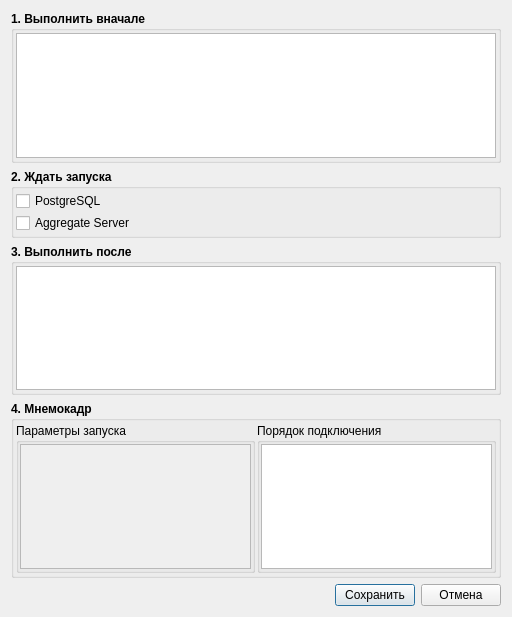
<?xml version="1.0" encoding="UTF-8"?>
<ui version="4.0">
 <class>EditAutorunWindow</class>
 <widget class="QDialog" name="EditAutorunWindow">
  <property name="geometry">
   <rect>
    <x>0</x>
    <y>0</y>
    <width>512</width>
    <height>617</height>
   </rect>
  </property>
  <property name="windowTitle">
   <string>Dialog</string>
  </property>
  <layout class="QVBoxLayout" name="verticalLayout_6">
   <item>
    <widget class="QGroupBox" name="gbStart_3">
     <property name="font">
      <font>
       <weight>75</weight>
       <bold>true</bold>
      </font>
     </property>
     <property name="title">
      <string>1. Выполнить вначале</string>
     </property>
     <layout class="QVBoxLayout" name="verticalLayout_5">
      <property name="spacing">
       <number>2</number>
      </property>
      <property name="leftMargin">
       <number>2</number>
      </property>
      <property name="topMargin">
       <number>2</number>
      </property>
      <property name="rightMargin">
       <number>2</number>
      </property>
      <property name="bottomMargin">
       <number>2</number>
      </property>
      <item>
       <widget class="QTextEdit" name="textExecuteBefore">
        <property name="font">
         <font>
          <weight>50</weight>
          <bold>false</bold>
         </font>
        </property>
        <property name="lineWrapMode">
         <enum>QTextEdit::NoWrap</enum>
        </property>
        <property name="html">
         <string>&lt;!DOCTYPE HTML PUBLIC &quot;-//W3C//DTD HTML 4.0//EN&quot; &quot;http://www.w3.org/TR/REC-html40/strict.dtd&quot;&gt;
&lt;html&gt;&lt;head&gt;&lt;meta name=&quot;qrichtext&quot; content=&quot;1&quot; /&gt;&lt;style type=&quot;text/css&quot;&gt;
p, li { white-space: pre-wrap; }
&lt;/style&gt;&lt;/head&gt;&lt;body style=&quot; font-family:'Sans Serif'; font-size:9pt; font-weight:400; font-style:normal;&quot;&gt;
&lt;p style=&quot;-qt-paragraph-type:empty; margin-top:0px; margin-bottom:0px; margin-left:0px; margin-right:0px; -qt-block-indent:0; text-indent:0px;&quot;&gt;&lt;br /&gt;&lt;/p&gt;&lt;/body&gt;&lt;/html&gt;</string>
        </property>
       </widget>
      </item>
     </layout>
    </widget>
   </item>
   <item>
    <widget class="QGroupBox" name="gbWait">
     <property name="font">
      <font>
       <weight>75</weight>
       <bold>true</bold>
      </font>
     </property>
     <property name="title">
      <string>2. Ждать запуска</string>
     </property>
     <layout class="QVBoxLayout" name="verticalLayout">
      <property name="spacing">
       <number>2</number>
      </property>
      <property name="leftMargin">
       <number>2</number>
      </property>
      <property name="topMargin">
       <number>2</number>
      </property>
      <property name="rightMargin">
       <number>2</number>
      </property>
      <property name="bottomMargin">
       <number>2</number>
      </property>
      <item>
       <layout class="QHBoxLayout" name="horizontalLayout_4">
        <item>
         <widget class="QCheckBox" name="checkWaitPostgres">
          <property name="minimumSize">
           <size>
            <width>150</width>
            <height>0</height>
           </size>
          </property>
          <property name="font">
           <font>
            <weight>50</weight>
            <bold>false</bold>
           </font>
          </property>
          <property name="text">
           <string>PostgreSQL</string>
          </property>
         </widget>
        </item>
       </layout>
      </item>
      <item>
       <layout class="QHBoxLayout" name="horizontalLayout_5">
        <item>
         <widget class="QCheckBox" name="checkWaitAggregate">
          <property name="minimumSize">
           <size>
            <width>150</width>
            <height>0</height>
           </size>
          </property>
          <property name="font">
           <font>
            <weight>50</weight>
            <bold>false</bold>
           </font>
          </property>
          <property name="text">
           <string>Aggregate Server</string>
          </property>
         </widget>
        </item>
       </layout>
      </item>
     </layout>
    </widget>
   </item>
   <item>
    <widget class="QGroupBox" name="gbStart">
     <property name="font">
      <font>
       <weight>75</weight>
       <bold>true</bold>
      </font>
     </property>
     <property name="title">
      <string>3. Выполнить после</string>
     </property>
     <layout class="QVBoxLayout" name="verticalLayout_3">
      <property name="spacing">
       <number>2</number>
      </property>
      <property name="leftMargin">
       <number>2</number>
      </property>
      <property name="topMargin">
       <number>2</number>
      </property>
      <property name="rightMargin">
       <number>2</number>
      </property>
      <property name="bottomMargin">
       <number>2</number>
      </property>
      <item>
       <widget class="QTextEdit" name="textExecuteAfter">
        <property name="font">
         <font>
          <weight>50</weight>
          <bold>false</bold>
         </font>
        </property>
        <property name="lineWrapMode">
         <enum>QTextEdit::NoWrap</enum>
        </property>
        <property name="html">
         <string>&lt;!DOCTYPE HTML PUBLIC &quot;-//W3C//DTD HTML 4.0//EN&quot; &quot;http://www.w3.org/TR/REC-html40/strict.dtd&quot;&gt;
&lt;html&gt;&lt;head&gt;&lt;meta name=&quot;qrichtext&quot; content=&quot;1&quot; /&gt;&lt;style type=&quot;text/css&quot;&gt;
p, li { white-space: pre-wrap; }
&lt;/style&gt;&lt;/head&gt;&lt;body style=&quot; font-family:'Sans Serif'; font-size:9pt; font-weight:400; font-style:normal;&quot;&gt;
&lt;p style=&quot;-qt-paragraph-type:empty; margin-top:0px; margin-bottom:0px; margin-left:0px; margin-right:0px; -qt-block-indent:0; text-indent:0px;&quot;&gt;&lt;br /&gt;&lt;/p&gt;&lt;/body&gt;&lt;/html&gt;</string>
        </property>
       </widget>
      </item>
     </layout>
    </widget>
   </item>
   <item>
    <widget class="QGroupBox" name="gbStart_2">
     <property name="font">
      <font>
       <weight>75</weight>
       <bold>true</bold>
      </font>
     </property>
     <property name="title">
      <string>4. Мнемокадр</string>
     </property>
     <layout class="QHBoxLayout" name="horizontalLayout">
      <property name="spacing">
       <number>2</number>
      </property>
      <property name="leftMargin">
       <number>2</number>
      </property>
      <property name="topMargin">
       <number>2</number>
      </property>
      <property name="rightMargin">
       <number>2</number>
      </property>
      <property name="bottomMargin">
       <number>2</number>
      </property>
      <item>
       <widget class="QGroupBox" name="groupBox_2">
        <property name="font">
         <font>
          <weight>50</weight>
          <bold>false</bold>
         </font>
        </property>
        <property name="title">
         <string>Параметры запуска</string>
        </property>
        <layout class="QVBoxLayout" name="verticalLayout_4">
         <property name="spacing">
          <number>1</number>
         </property>
         <property name="leftMargin">
          <number>1</number>
         </property>
         <property name="topMargin">
          <number>1</number>
         </property>
         <property name="rightMargin">
          <number>1</number>
         </property>
         <property name="bottomMargin">
          <number>1</number>
         </property>
         <item>
          <widget class="QTextEdit" name="textAggParams">
           <property name="enabled">
            <bool>false</bool>
           </property>
           <property name="font">
            <font>
             <weight>50</weight>
             <bold>false</bold>
            </font>
           </property>
           <property name="lineWrapMode">
            <enum>QTextEdit::NoWrap</enum>
           </property>
           <property name="html">
            <string>&lt;!DOCTYPE HTML PUBLIC &quot;-//W3C//DTD HTML 4.0//EN&quot; &quot;http://www.w3.org/TR/REC-html40/strict.dtd&quot;&gt;
&lt;html&gt;&lt;head&gt;&lt;meta name=&quot;qrichtext&quot; content=&quot;1&quot; /&gt;&lt;style type=&quot;text/css&quot;&gt;
p, li { white-space: pre-wrap; }
&lt;/style&gt;&lt;/head&gt;&lt;body style=&quot; font-family:'Sans Serif'; font-size:9pt; font-weight:400; font-style:normal;&quot;&gt;
&lt;p style=&quot;-qt-paragraph-type:empty; margin-top:0px; margin-bottom:0px; margin-left:0px; margin-right:0px; -qt-block-indent:0; text-indent:0px;&quot;&gt;&lt;br /&gt;&lt;/p&gt;&lt;/body&gt;&lt;/html&gt;</string>
           </property>
          </widget>
         </item>
        </layout>
       </widget>
      </item>
      <item>
       <widget class="QGroupBox" name="groupBox">
        <property name="font">
         <font>
          <weight>50</weight>
          <bold>false</bold>
         </font>
        </property>
        <property name="title">
         <string>Порядок подключения</string>
        </property>
        <layout class="QVBoxLayout" name="verticalLayout_2">
         <property name="spacing">
          <number>1</number>
         </property>
         <property name="leftMargin">
          <number>1</number>
         </property>
         <property name="topMargin">
          <number>1</number>
         </property>
         <property name="rightMargin">
          <number>1</number>
         </property>
         <property name="bottomMargin">
          <number>1</number>
         </property>
         <item>
          <widget class="QTextEdit" name="textAggOrder">
           <property name="font">
            <font>
             <weight>50</weight>
             <bold>false</bold>
            </font>
           </property>
           <property name="lineWrapMode">
            <enum>QTextEdit::NoWrap</enum>
           </property>
           <property name="html">
            <string>&lt;!DOCTYPE HTML PUBLIC &quot;-//W3C//DTD HTML 4.0//EN&quot; &quot;http://www.w3.org/TR/REC-html40/strict.dtd&quot;&gt;
&lt;html&gt;&lt;head&gt;&lt;meta name=&quot;qrichtext&quot; content=&quot;1&quot; /&gt;&lt;style type=&quot;text/css&quot;&gt;
p, li { white-space: pre-wrap; }
&lt;/style&gt;&lt;/head&gt;&lt;body style=&quot; font-family:'Sans Serif'; font-size:9pt; font-weight:400; font-style:normal;&quot;&gt;
&lt;p style=&quot;-qt-paragraph-type:empty; margin-top:0px; margin-bottom:0px; margin-left:0px; margin-right:0px; -qt-block-indent:0; text-indent:0px;&quot;&gt;&lt;br /&gt;&lt;/p&gt;&lt;/body&gt;&lt;/html&gt;</string>
           </property>
          </widget>
         </item>
        </layout>
       </widget>
      </item>
     </layout>
    </widget>
   </item>
   <item>
    <layout class="QHBoxLayout" name="horizontalLayout_2">
     <item>
      <spacer name="horizontalSpacer">
       <property name="orientation">
        <enum>Qt::Horizontal</enum>
       </property>
       <property name="sizeHint" stdset="0">
        <size>
         <width>40</width>
         <height>20</height>
        </size>
       </property>
      </spacer>
     </item>
     <item>
      <widget class="QPushButton" name="bnSave">
       <property name="text">
        <string>Сохранить</string>
       </property>
      </widget>
     </item>
     <item>
      <widget class="QPushButton" name="bnCancel">
       <property name="text">
        <string>Отмена</string>
       </property>
      </widget>
     </item>
    </layout>
   </item>
  </layout>
 </widget>
 <resources/>
 <connections/>
</ui>
